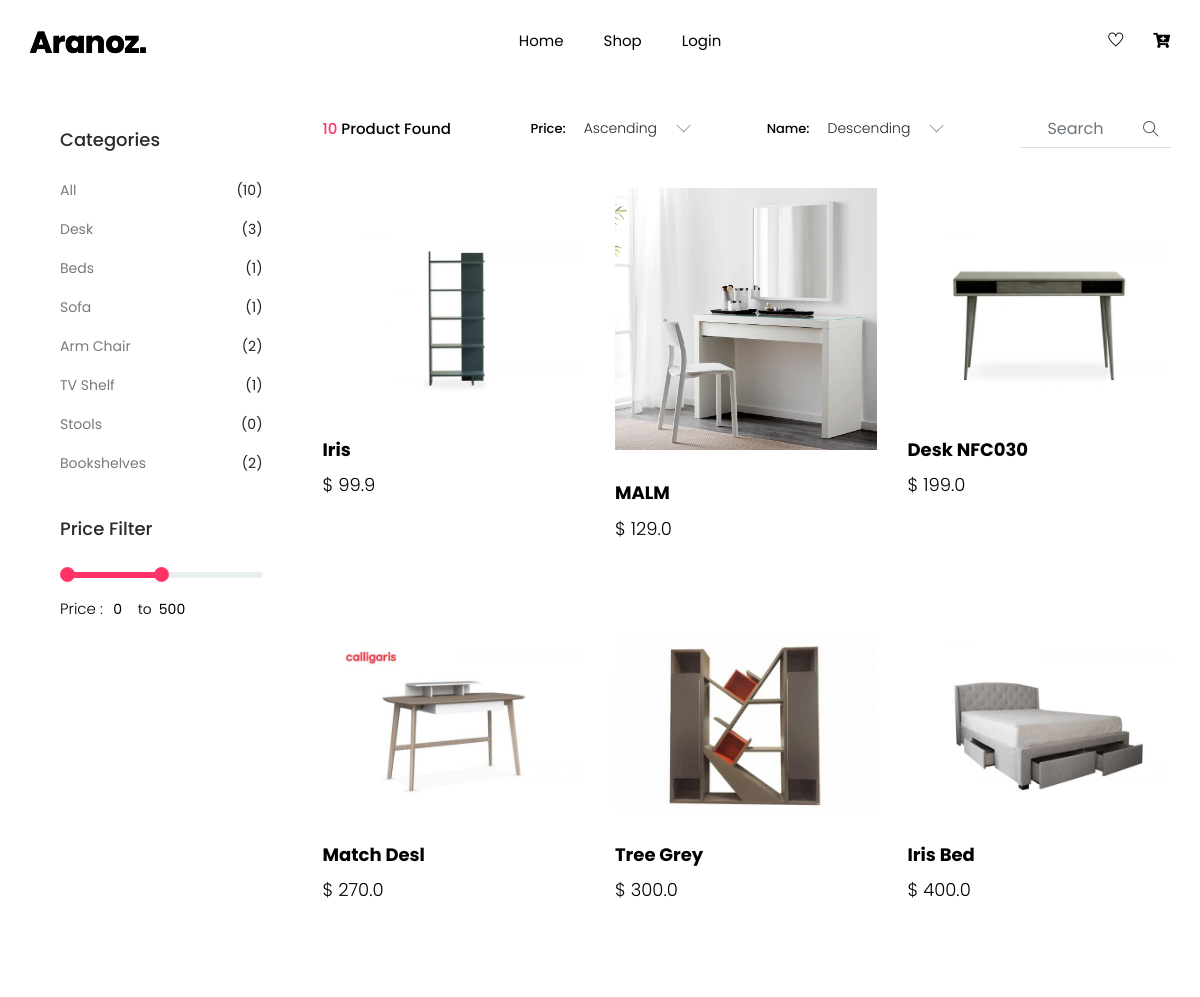
The app's page /shop/ (upper part), older data.
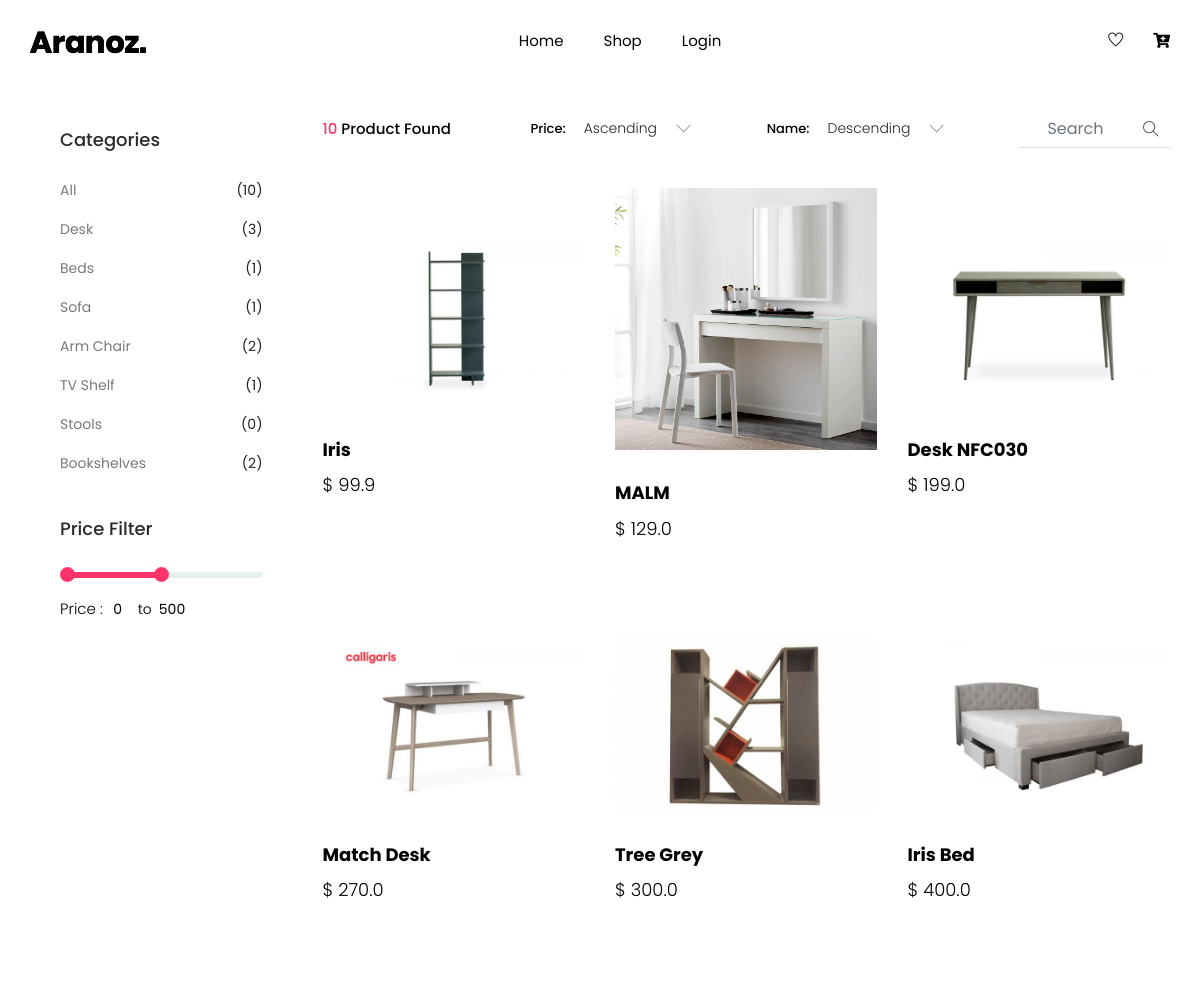
The same page, newer data.
### product/models.py (models this page shows, shortened)
class Product(models.Model):
    title = models.CharField(default='', max_length=100)
    description = models.TextField(default='')
    price = models.FloatField(default=0.0)
    status = models.CharField(choices=AVAILABILITY, max_length=30, null=True)
    active = models.BooleanField(default=True, null=True)
    category = models.ForeignKey(Category, on_delete=models.CASCADE, related_name='products')
    slug = AutoSlugField(populate_from='title', unique=True, null = True)
    quantity = models.IntegerField(default=1)
    def first_image(self):
        return self.images.all()[0]
    def image_tag(self):
        if self.first_image():
            return mark_safe('<img src="%s" style="width: 60px; height:60px;" />' % self.first_image().image.url)
        else:
            return 'No Image Found'
    image_tag.short_description = 'Image'
    def get_absolute_url(self):
        return reverse("product", kwargs={
            'slug': self.slug
        })
    def get_add_cart_url(self):
        return reverse("add-to-cart", kwargs={
            'slug': self.slug
        })
    @staticmethod
    def get_all_product():
        return Product.objects.filter(active=True)

class Image(models.Model):
    product = models.ForeignKey(Product, default=None, on_delete=models.CASCADE, related_name='images')
    image = models.ImageField(upload_to=path_and_rename, max_length=255, null=True, blank=True)

### product/views.py (the view, shortened to what this page needs)
# urls.py: path('shop/', ShopView.as_view(), name='shop'),
class ShopView(ListView):
    model = Product
    template_name = 'shop/shop.html'
    def get(self, request, slug=None):
        categories = Category.get_all_category()
        products = None
        quantity_product = len(Product.get_all_product())
        cart_quantity = Cart.item_quantity(request.user)
        order_price_dis = 'Ascending'
        order_name_dis = 'Descending'
        search_txt = ''
        if slug:
            category = get_object_or_404(Category, slug=slug)
            products = Product.get_product_by_category(category)
        else:
            products = Product.get_all_product().order_by('price', 'title')
        if 'search' in request.GET:
            search = request.GET['search']
            products = products.filter(title__icontains=search)
            search_txt = search
        context = {
            'categories': categories,
            'products': products,
            'quantity_product': quantity_product,
            'order_price': order_price_dis,
            'order_name': order_name_dis,
            'search_txt': search_txt,
            'cart_quantity': cart_quantity,
        }
        return render(request, self.template_name, context)

### cart/models.py (called while the page is built, shortened)
    @staticmethod
    def item_quantity(user):
        if user.is_anonymous:
            return 0

### product/models.py (called while the page is built)
    def get_quantity_product(self):
        return len(self.products.filter(active=True))

    @staticmethod
    def get_all_category():
        return Category.objects.filter(active=True)

    def get_absolute_url(self):
        return reverse("category", kwargs={
            'slug': self.slug
        })

### templates/shop/shop.html (shortened to what the changed rows need)
{% extends 'base/base.html' %}
{% load static %}
{% block cssblock %}
  <link rel="stylesheet" href="{% static 'css/bootstrap.min.css' %}">
    <link rel="stylesheet" href="{% static 'css/animate.css' %}">
    <link rel="stylesheet" href="{% static 'css/owl.carousel.min.css' %}">
    <link rel="stylesheet" href="{% static 'css/nice-select.css' %}">
    <link rel="stylesheet" href="{% static 'css/all.css' %}">
    <link rel="stylesheet" href="{% static 'css/flaticon.css' %}">
    <link rel="stylesheet" href="{% static 'css/themify-icons.css' %}">
    <link rel="stylesheet" href="{% static 'css/magnific-popup.css' %}">
    <link rel="stylesheet" href="{% static 'css/slick.css' %}">
    <link rel="stylesheet" href="{% static 'css/price_rangs.css' %}">
    <link rel="stylesheet" href="{% static 'css/style.css' %}">
{% endblock %}
{% block content %}
    <section class="cat_product_area section_padding">
        <div class="container">
            <div class="row">
                <div class="col-lg-9">
                    <div class="row align-items-center latest_product_inner">
                        {% for product in products %}
                        <div class="col-lg-4 col-sm-6">
                            <div class="single_product_item">
                                <a href='{{product.get_absolute_url}}'>
                                    <img src={{product.first_image.image.url}} alt="">
                                </a>
                                <div class="single_product_text">
                                    <h4>{{product.title}}</h4>
                                    <h3>$ {{product.price}}</h3>
                                    <div class="add-cart-and-favourite d-flex justify-content-between align-items-center">
                                    </div>
                                </div>
                            </div>
                        </div>
                        {% endfor %}
                    </div>
                </div>
            </div>
        </div>
    </section>
{% endblock %}

Row changes from the older to the newer data that the page shows:
changed Product: title "Match Desl" → "Match Desk"
